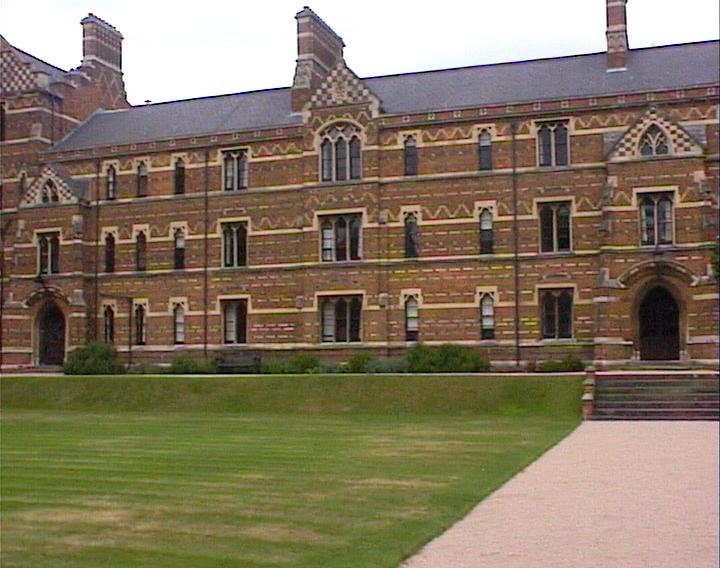
//> input picture interview_assignment/image0.jpg, 720 x 568 px
$ ./pose_estimation_2d2d interview_assignment/image0.jpg interview_assignment/image1.jpg   (built with g++ and OpenCV 4)
//> lines starting //> are read from the running program, lines starting //| are printed output that depends on the picture
#include <iostream>
#include <opencv2/core/core.hpp>
#include <opencv2/features2d/features2d.hpp>
#include <opencv2/highgui/highgui.hpp>
#include <opencv2/calib3d/calib3d.hpp>
// #include "extra.h" // use this if in OpenCV2
#include <ctime>

using namespace std;

#define random(x) rand()%(x)

using namespace std;
using namespace cv;

/****************************************************
 * 本程序演示了如何使用2D-2D的特征匹配估计相机运动
 * **************************************************/
void find_feature_matches (
    const Mat& img_1, const Mat& img_2,
    std::vector<KeyPoint>& keypoints_1,
    std::vector<KeyPoint>& keypoints_2,
    std::vector< DMatch >& matches );

void pose_estimation_2d2d (
    std::vector<KeyPoint> keypoints_1,
    std::vector<KeyPoint> keypoints_2,
    std::vector< DMatch > matches);

void myHomographyRANSAC(vector<Point2f> keypoints_1,
                 vector<Point2f> keypoints_2,
                 cv::Mat &homographyHandWrite);

void Normalize(vector<Point2f> &vKeys,
               vector<cv::Point2f> &vNormalizedPoints,
               cv::Mat &T);

Mat ComputeH21(const vector<cv::Point2f> &vP1,
               const vector<cv::Point2f> &vP2);

float CheckHomography(const cv::Mat &H21,
                      const cv::Mat &H12,
                      vector<bool> &vbMatchesInliers,
                      float sigma,
                      const vector<Point2f>& points1,
                      const vector<Point2f>& points2);

int main ( int argc, char** argv )
{
    if ( argc != 3 )
    {
        cout<<"usage: pose_estimation_2d2d img1 img2"<<endl;
        return 1;
    }
    //-- 读取图像
    Mat img_1 = imread ( argv[1], CV_LOAD_IMAGE_COLOR );
//> img_1 is the input picture: 568 rows x 720 cols, CV_8UC3; mean B, G, R 97.8, 119.2, 132.3
    Mat img_2 = imread ( argv[2], CV_LOAD_IMAGE_COLOR );
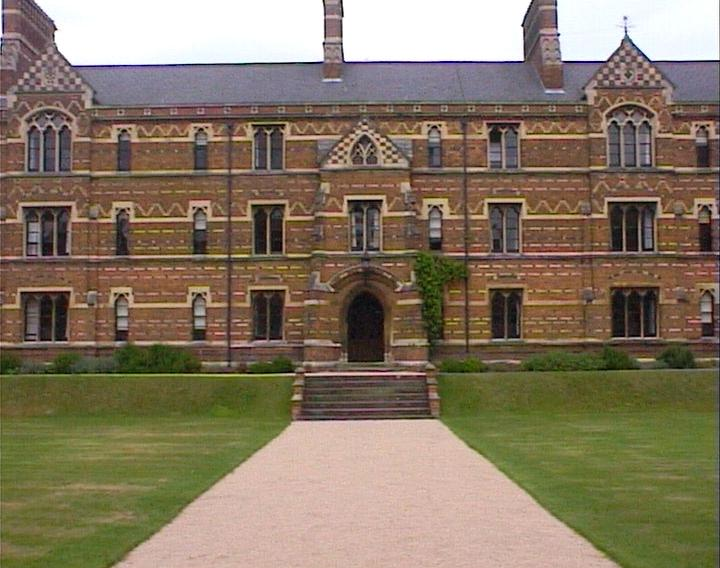
//> input picture interview_assignment/image1.jpg, 720 x 568 px
//> img_2 is the input picture: 568 rows x 720 cols, CV_8UC3; mean B, G, R 98.5, 118.8, 133.1

    vector<KeyPoint> keypoints_1, keypoints_2;
    vector<DMatch> matches;
    find_feature_matches ( img_1, img_2, keypoints_1, keypoints_2, matches );
    cout<<"一共找到了"<<matches.size() <<"组匹配点"<<endl;

    //-- 估计两张图像间运动
    pose_estimation_2d2d ( keypoints_1, keypoints_2, matches);
    waitKey(0);

    return 0;
}

void find_feature_matches ( const Mat& img_1, const Mat& img_2,
                            std::vector<KeyPoint>& keypoints_1,
                            std::vector<KeyPoint>& keypoints_2,
                            std::vector< DMatch >& matches )
{
    //-- 初始化
    Mat descriptors_1, descriptors_2;
    // used in OpenCV3
    Ptr<FeatureDetector> detector = ORB::create();
    Ptr<DescriptorExtractor> descriptor = ORB::create();
    // use this if you are in OpenCV2
    // Ptr<FeatureDetector> detector = FeatureDetector::create ( "ORB" );
    // Ptr<DescriptorExtractor> descriptor = DescriptorExtractor::create ( "ORB" );
    Ptr<DescriptorMatcher> matcher  = DescriptorMatcher::create ( "BruteForce-Hamming" );
    //-- 第一步:检测 Oriented FAST 角点位置
    detector->detect ( img_1,keypoints_1 );
//> keypoints_1 = 500 keypoints; strongest (x, y, size): (630, 47, 31), (74, 68, 31), (632, 46, 44.6), (146, 101, 31)
    detector->detect ( img_2,keypoints_2 );
//> keypoints_2 = 500 keypoints; strongest (x, y, size): (522, 59, 31), (345, 60, 31), (346, 60, 37.2), (559, 34, 31)

    //-- 第二步:根据角点位置计算 BRIEF 描述子
    descriptor->compute ( img_1, keypoints_1, descriptors_1 );
    descriptor->compute ( img_2, keypoints_2, descriptors_2 );

    //-- 第三步:对两幅图像中的BRIEF描述子进行匹配，使用 Hamming 距离
    vector<DMatch> match;
    //BFMatcher matcher ( NORM_HAMMING );
    matcher->match ( descriptors_1, descriptors_2, match );
//> match = 500 matches

    //-- 第四步:匹配点对筛选
    double min_dist=10000, max_dist=0;

    //找出所有匹配之间的最小距离和最大距离, 即是最相似的和最不相似的两组点之间的距离
    for ( int i = 0; i < descriptors_1.rows; i++ )
    {
        double dist = match[i].distance;
        if ( dist < min_dist ) min_dist = dist;
        if ( dist > max_dist ) max_dist = dist;
    }
//> this loop made 500 passes
//> (dist, min_dist, max_dist) on pass 1: (83, 83, 83)
//> (dist, min_dist) on passes 2, 9, 185: (27, 27), (14, 14), (10, 10)
//> after the loop, min_dist = 10; max_dist = 92

    printf ( "-- Max dist : %f \n", max_dist );
//| -- Max dist : 92.000000
    printf ( "-- Min dist : %f \n", min_dist );
//| -- Min dist : 10.000000

    //当描述子之间的距离大于两倍的最小距离时,即认为匹配有误.但有时候最小距离会非常小,设置一个经验值30作为下限.
    for ( int i = 0; i < descriptors_1.rows; i++ )
    {
        if ( match[i].distance <= max ( 2*min_dist, 30.0 ) )
        {
            matches.push_back ( match[i] );
        }
    }
//> after the loop, matches = 89 matches
    // [5 lines of commented-out code are left out]
    Mat img_match;
    Mat img_goodmatch;
    drawMatches ( img_1, keypoints_1, img_2, keypoints_2, match, img_match );
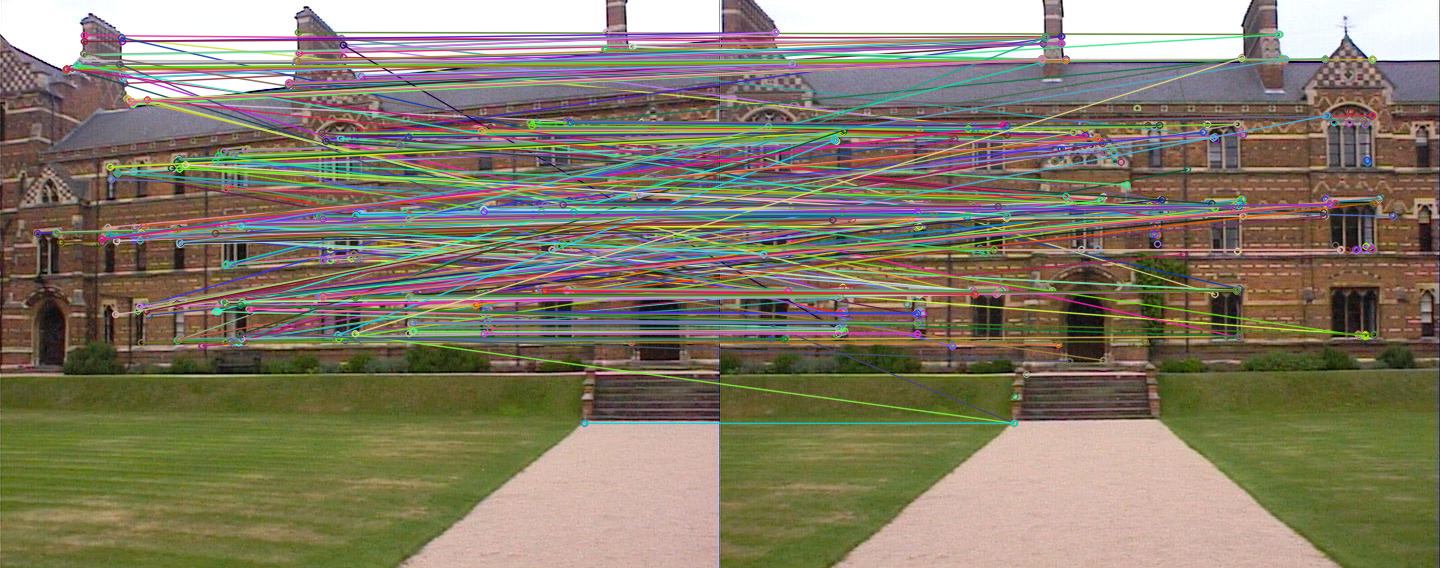
//> img_match: 568 rows x 1440 cols, CV_8UC3; mean B, G, R 104.5, 123.8, 132.4
    drawMatches ( img_1, keypoints_1, img_2, keypoints_2, matches, img_goodmatch );
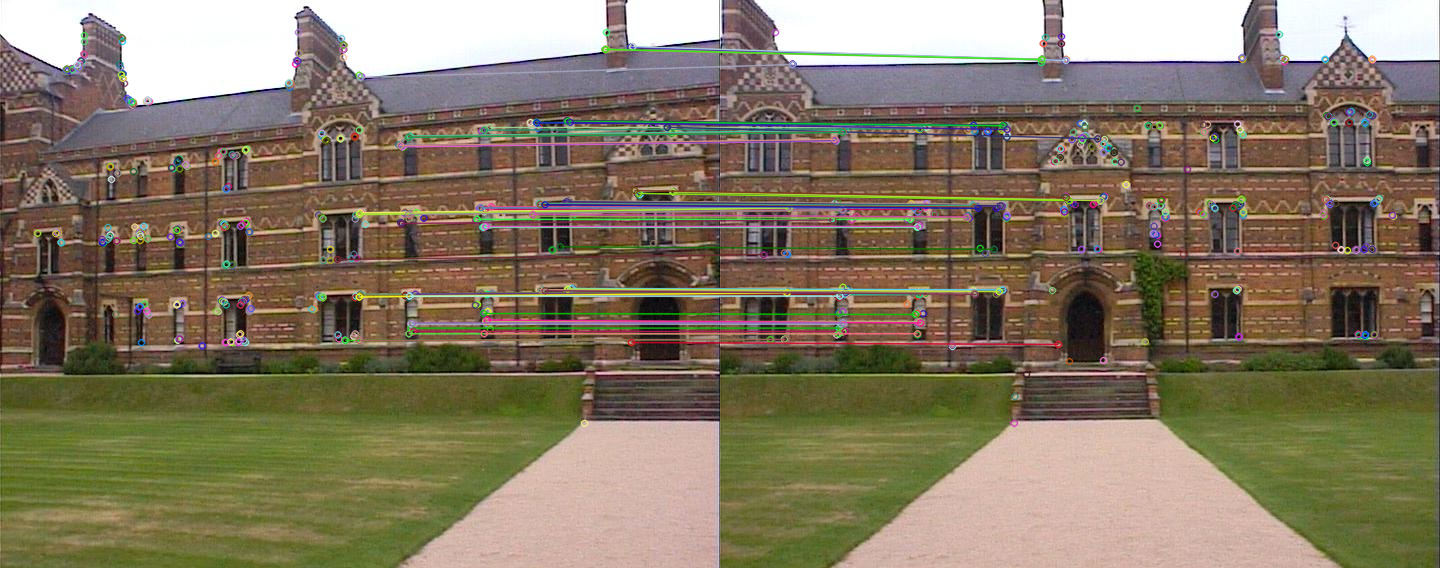
//> img_goodmatch: 568 rows x 1440 cols, CV_8UC3; mean B, G, R 99.6, 120.7, 133
//| 一共找到了89组匹配点
    imshow ( "所有匹配点对", img_match );
    imshow ( "优化后匹配点对", img_goodmatch );
}

void pose_estimation_2d2d ( std::vector<KeyPoint> keypoints_1,
                            std::vector<KeyPoint> keypoints_2,
                            std::vector< DMatch > matches)
{

    //-- 把匹配点转换为vector<Point2f>的形式
    vector<Point2f> points1;
    vector<Point2f> points2;

    for ( int i = 0; i < ( int ) matches.size(); i++ )
    {
        points1.push_back ( keypoints_1[matches[i].queryIdx].pt );
        points2.push_back ( keypoints_2[matches[i].trainIdx].pt );
    }
//> this loop made 89 passes
//> after the loop, points1 = 89 Points (x, y), first 12: [567, 120], [536, 122], [360, 77], [538, 203], [480, 293], [673, 191], [489, 127], [637, 193], [606, 49], [630, 47], [361, 213], [411, 296]; points2 = 89 Points (x, y), first 12: [284, 125], [253, 125], [72, 64], [252, 205], [192, 293], [381, 200], [206, 127], [348, 200], [322, 59], [345, 60], [69.6, 206.4], [199, 294]
    cout<<"the point can be used is "<<points1.size()<<endl;
//| the point can be used is 89

    Mat homographyHandWrite;
    myHomographyRANSAC(points1, points2, homographyHandWrite);

    //check 计算单应矩阵
    Mat homography_matrix;
    homography_matrix = findHomography ( points1, points2, RANSAC, 3 );
    cout<<"opencv homography_matrix is "<<endl<<homography_matrix<<endl;

}

void myHomographyRANSAC(vector<Point2f> points1,
                        vector<Point2f> points2,
                        cv::Mat &homographyHandWrite)
{
    // 匹配上的特征点的个数
    const int N = points1.size();
//> N = 89

    // Indices for minimum set selection
    // 新建一个容器vAllIndices，生成0到N-1的数作为特征点的索引
    vector<size_t> vAllIndices;
    vAllIndices.reserve(N);
    vector<size_t> vAvailableIndices;

    for(int i=0; i<N; i++)
    {
        vAllIndices.push_back(i);
    }
//> after the loop, vAllIndices = 89 values from 0 to 88
     // Generate sets of 8 points for each RANSAC iteration
    // 步骤2：在所有匹配特征点对中随机选择8对匹配特征点为一组，共选择mMaxIterations组
    // 用于FindHomography
    // mMaxIterations:200
    int mMaxIterations = 200;
    vector< vector<size_t> > mvSets = vector< vector<size_t> >(mMaxIterations,vector<size_t>(8,0));
    srand((int)time(0));

    for(int it=0; it<mMaxIterations; it++)
    {
        vAvailableIndices = vAllIndices;

        // Select a minimum set
        for(size_t j=0; j<8; j++)
        {
            // 产生0到N-1的随机数
            int randi = random(vAvailableIndices.size());
            // idx表示哪一个索引对应的特征点被选中
            int idx = vAvailableIndices[randi];

            mvSets[it][j] = idx;

            // randi对应的索引已经被选过了，从容器中删除
            // randi对应的索引用最后一个元素替换，并删掉最后一个元素
            vAvailableIndices[randi] = vAvailableIndices.back();
            vAvailableIndices.pop_back();
        }
    }
//> after the loop, vAvailableIndices = 81 values, max 88 at index 13, min 0 at index 0, mean 44.99
    // [11 lines of commented-out code are left out]
    vector<Point2f> vPn1, vPn2;
    cv::Mat T1, T2;
    Normalize(points1,vPn1, T1);
    Normalize(points2,vPn2, T2);
    // // |sX  0  -meanx*sX|   |x|
    // // |0   sY -meany*sY| * |y|
    // // |0   0      1    |   |1|
    // cout<<"T1 is "<<endl<< T1<<endl;
    // cout<<"T1 is "<<endl<< T2<<endl;
    cv::Mat T2inv = T2.inv();

    // Iteration variables
    vector<cv::Point2f> vPn1i(8);
    vector<cv::Point2f> vPn2i(8);
    cv::Mat H21i, H12i;

    float score = 0.0;
    vector<bool> vbMatchesInliers = vector<bool>(N,false);

    vector<bool> vbCurrentInliers(N,false);
    float currentScore;
for(int it=0; it<mMaxIterations; it++)
    {
        // Select a minimum set
        for(size_t j=0; j<8; j++)
        {
            int idx = mvSets[it][j];
            // vPn1i和vPn2i为匹配的特征点对的坐标
            vPn1i[j] = vPn1[idx];
            vPn2i[j] = vPn2[idx];
        }
        cv::Mat Hn = ComputeH21(vPn1i,vPn2i);
        H21i = T2inv*Hn*T1;
        H12i = H21i.inv();
        //cout<<"tmp homo is "<<endl<<H21i<<endl;

        // 利用重投影误差为当次RANSAC的结果评分
        float mSigma = 1.0;
        currentScore = CheckHomography(H21i, H12i, vbCurrentInliers, mSigma, points1, points2);
        cout<<"current score is "<<currentScore <<endl;
        // 得到最优的vbMatchesInliers与score
        if(currentScore>score)
        {
            homographyHandWrite = H21i.clone();
            vbMatchesInliers = vbCurrentInliers;
            score = currentScore;
        }
    }
    float scale = 1/homographyHandWrite.at<float>(2,2);
    cout<<"the best homo is "<<endl<<homographyHandWrite * scale<<endl;
}

void Normalize(vector<Point2f> &vKeys, vector<cv::Point2f> &vNormalizedPoints, cv::Mat &T)
{
    float meanX = 0;
    float meanY = 0;
    const int N = vKeys.size();
//> N = 89

    vNormalizedPoints.resize(N);
//> vNormalizedPoints = 89 Points (x, y), first 12: [0, 0], [0, 0], [0, 0], [0, 0], [0, 0], [0, 0], [0, 0], [0, 0], [0, 0], [0, 0], [0, 0], [0, 0]

    for(int i=0; i<N; i++)
    {
        meanX += vKeys[i].x;
        meanY += vKeys[i].y;
    }
//> this loop made 89 passes
//> (meanX, meanY) on passes 1 to 12: (567, 120), (1103, 242), (1463, 319), (2001, 522), (2481, 815), (3154, 1006), (3643, 1133), (4280, 1326), (4886, 1375), (5516, 1422), (5877, 1635), (6288, 1931)
//> after the loop, meanX = 43823; meanY = 19511.5

    meanX = meanX/N;
//> meanX = 492.4
    meanY = meanY/N;
//> meanY = 219.2

    float meanDevX = 0;
    float meanDevY = 0;
    // 将所有vKeys点减去中心坐标，使x坐标和y坐标均值分别为0
    for(int i=0; i<N; i++)
    {
        vNormalizedPoints[i].x = vKeys[i].x - meanX;
        vNormalizedPoints[i].y = vKeys[i].y - meanY;

        meanDevX += fabs(vNormalizedPoints[i].x);
        meanDevY += fabs(vNormalizedPoints[i].y);
    }
//> this loop made 89 passes
//> (meanDevX, meanDevY) on passes 1 to 12: (74.61, 99.23), (118.2, 196.5), (250.6, 338.7), (296.2, 354.9), (308.6, 428.7), (489.2, 456.9), (492.6, 549.2), (637.2, 575.4), (750.8, 745.6), (888.4, 917.8), (1019.8, 924.1), (1101.2, 1000.8)
//> after the loop, vNormalizedPoints = 89 Points (x, y), first 12: [74.61, -99.23], [43.61, -97.23], [-132.4, -142.2], [45.61, -16.23], [-12.39, 73.77], [180.6, -28.23], [-3.39, -92.23], [144.6, -26.23], [113.6, -170.2], [137.6, -172.2], [-131.4, -6.23], [-81.39, 76.77]; meanDevX = 6931.6; meanDevY = 5947.1

    meanDevX = meanDevX/N;
//> meanDevX = 77.88
    meanDevY = meanDevY/N;
//> meanDevY = 66.82

    float sX = 1.0/meanDevX;
//> sX = 0.0128
    float sY = 1.0/meanDevY;
//> sY = 0.015

    // 将x坐标和y坐标分别进行尺度缩放，使得x坐标和y坐标的一阶绝对矩分别为1
    for(int i=0; i<N; i++)
    {
        vNormalizedPoints[i].x = vNormalizedPoints[i].x * sX;
        vNormalizedPoints[i].y = vNormalizedPoints[i].y * sY;
    }
//> after the loop, vNormalizedPoints = 89 Points (x, y), first 12: [0.958, -1.48], [0.56, -1.46], [-1.7, -2.13], [0.586, -0.243], [-0.159, 1.1], [2.32, -0.422], [-0.0436, -1.38], [1.86, -0.393], [1.46, -2.55], [1.77, -2.58], [-1.69, -0.0932], [-1.05, 1.15]

    // |sX  0  -meanx*sX|   |x|
    // |0   sY -meany*sY| * |y|
    // |0   0      1    |   |1|
    T = cv::Mat::eye(3,3,CV_32F);
    T.at<float>(0,0) = sX;
//> T = [[0.0128, 0, 0], [0, 1, 0], [0, 0, 1]]
    T.at<float>(1,1) = sY;
//> T = [[0.0128, 0, 0], [0, 0.015, 0], [0, 0, 1]]
    T.at<float>(0,2) = -meanX*sX;
//> T = [[0.0128, 0, -6.32], [0, 0.015, 0], [0, 0, 1]]
    T.at<float>(1,2) = -meanY*sY;
//> T = [[0.0128, 0, -6.32], [0, 0.015, -3.28], [0, 0, 1]]
//> in myHomographyRANSAC, `Normalize(points1,vPn1, T1);`: vPn1 has the same summary as vNormalizedPoints in Normalize
//> the loop in Normalize (call 2), `for(int i=0; i<N; i++)` made 89 passes
//> (meanX, meanY) on passes 1 to 12: (284, 125), (537, 250), (609, 314), (861, 519), (1053, 812), (1434, 1012), (1640, 1139), (1988, 1339), (2310, 1398), (2655, 1458), (2724.6, 1664.4), (2923.6, 1958.4)
//> the loop in Normalize (call 2), `for(int i=0; i<N; i++)` made 89 passes
//> (meanDevX, meanDevY) on passes 1 to 12: (78.46, 95.23), (125.9, 190.5), (259.5, 346.7), (305.9, 361.9), (319.5, 434.7), (494.9, 454.9), (495.4, 548.2), (637.8, 568.4), (754.3, 729.6), (893.8, 889.9), (1029.7, 903.7), (1036.2, 977.5)
//> the loop in Normalize (call 2), `for(int i=0; i<N; i++)` made 89 passes
//> in myHomographyRANSAC, `Normalize(points2,vPn2, T2);`: vPn2 = 89 Points (x, y), first 12: [1.01, -1.45], [0.61, -1.45], [-1.71, -2.37], [0.597, -0.231], [-0.174, 1.11], [2.25, -0.307], [0.00594, -1.42], [1.83, -0.307], [1.5, -2.45], [1.79, -2.43], [-1.75, -0.21], [-0.084, 1.12]; T2 = [[0.0128, 0, -2.64], [0, 0.0152, -3.34], [0, 0, 1]]
//> in myHomographyRANSAC, `cv::Mat T2inv = T2.inv();`: T2inv = [[77.87, 0, 205.5], [0, 65.85, 220.2], [0, 0, 1]]
//> the loop in myHomographyRANSAC, `for(int it=0; it<mMaxIterations; it++)` made 200 passes
//> (h11 in CheckHomography, h12 in CheckHomography, h13 in CheckHomography, h21 in CheckHomography, h22 in CheckHomography, h23 in CheckHomography, h31 in CheckHomography, h32 in CheckHomography) on passes 1, 3: (-0.61, 0.0107, 179.5, -0.0603, -0.578, 30.29, -0.000163, -1.95e-05), (0.607, -0.0125, -177.5, 0.0587, 0.574, -29, 0.000153, 4.99e-06)
//> (h11 in CheckHomography, h12 in CheckHomography, h13 in CheckHomography, h21 in CheckHomography, h22 in CheckHomography, h23 in CheckHomography, h31 in CheckHomography, h32 in CheckHomography) on passes 2, 4: (-0.616, 0.0157, 180.1, -0.0795, -0.591, 42.04, -0.000248, -5.53e-05), (0.604, -0.0233, -173.6, 0.0529, 0.566, -23.94, 0.000131, -1.37e-05)
//| current score is 837.01
//| current score is 487.276
//| current score is 842.645
//| current score is 638.407
//| current score is 820.656
//| current score is 579.511
//| current score is 804.059
//| current score is 770.134
//> (output is shown up to pass 8 of 200)
//| the best homo is
//| [1.2163031, -0.03315727, -353.97369;
//|  0.11842242, 1.1496773, -58.642769;
//|  0.00030704334, -1.6654107e-05, 1]
//| opencv homography_matrix is
//| [1.228779827420196, -0.02655294230771485, -359.4603911517565;
//|  0.121524149420975, 1.162818324157992, -60.4549001310567;
//|  0.0003173169912432629, 9.172886485039124e-06, 1]
}

cv::Mat ComputeH21(const vector<cv::Point2f> &vP1, const vector<cv::Point2f> &vP2)
{
    const int N = vP1.size();

    cv::Mat A(2*N,9,CV_32F); // 2N*9

    for(int i=0; i<N; i++)
    {
        const float u1 = vP1[i].x;
        const float v1 = vP1[i].y;
        const float u2 = vP2[i].x;
        const float v2 = vP2[i].y;

        A.at<float>(2*i,0) = 0.0;
        A.at<float>(2*i,1) = 0.0;
        A.at<float>(2*i,2) = 0.0;
        A.at<float>(2*i,3) = -u1;
        A.at<float>(2*i,4) = -v1;
        A.at<float>(2*i,5) = -1;
        A.at<float>(2*i,6) = v2*u1;
        A.at<float>(2*i,7) = v2*v1;
        A.at<float>(2*i,8) = v2;

        A.at<float>(2*i+1,0) = u1;
        A.at<float>(2*i+1,1) = v1;
        A.at<float>(2*i+1,2) = 1;
        A.at<float>(2*i+1,3) = 0.0;
        A.at<float>(2*i+1,4) = 0.0;
        A.at<float>(2*i+1,5) = 0.0;
        A.at<float>(2*i+1,6) = -u2*u1;
        A.at<float>(2*i+1,7) = -u2*v1;
        A.at<float>(2*i+1,8) = -u2;

    }

    cv::Mat u,w,vt;

    cv::SVDecomp(A,w,u,vt,cv::SVD::MODIFY_A | cv::SVD::FULL_UV);

    return vt.row(8).reshape(0, 3); // v的最后一列
}

float CheckHomography(const cv::Mat &H21, const cv::Mat &H12, vector<bool> &vbMatchesInliers, float sigma, const vector<Point2f>& points1,
                      const vector<Point2f>& points2)
{
    const int N = points1.size();

    // |h11 h12 h13|
    // |h21 h22 h23|
    // |h31 h32 h33|
    const float h11 = H21.at<float>(0,0);
    const float h12 = H21.at<float>(0,1);
    const float h13 = H21.at<float>(0,2);
    const float h21 = H21.at<float>(1,0);
    const float h22 = H21.at<float>(1,1);
    const float h23 = H21.at<float>(1,2);
    const float h31 = H21.at<float>(2,0);
    const float h32 = H21.at<float>(2,1);
    const float h33 = H21.at<float>(2,2);

    // |h11inv h12inv h13inv|
    // |h21inv h22inv h23inv|
    // |h31inv h32inv h33inv|
    const float h11inv = H12.at<float>(0,0);
    const float h12inv = H12.at<float>(0,1);
    const float h13inv = H12.at<float>(0,2);
    const float h21inv = H12.at<float>(1,0);
    const float h22inv = H12.at<float>(1,1);
    const float h23inv = H12.at<float>(1,2);
    const float h31inv = H12.at<float>(2,0);
    const float h32inv = H12.at<float>(2,1);
    const float h33inv = H12.at<float>(2,2);

    vbMatchesInliers.resize(N);

    float score = 0;

    // 基于卡方检验计算出的阈值（假设测量有一个像素的偏差）
    const float th = 5.991;

    //信息矩阵，方差平方的倒数
    const float invSigmaSquare = 1.0/(sigma*sigma);

    // N对特征匹配点
    for(int i=0; i<N; i++)
    {
        bool bIn = true;

        const cv::Point2f &kp1 = points1[i];
        const cv::Point2f &kp2 = points2[i];

        const float u1 = kp1.x;
        const float v1 = kp1.y;
        const float u2 = kp2.x;
        const float v2 = kp2.y;

        // Reprojection error in first image
        // x2in1 = H12*x2
        // 将图像2中的特征点单应到图像1中
        // |u1|   |h11inv h12inv h13inv||u2|
        // |v1| = |h21inv h22inv h23inv||v2|
        // |1 |   |h31inv h32inv h33inv||1 |
        const float w2in1inv = 1.0/(h31inv*u2+h32inv*v2+h33inv);
        const float u2in1 = (h11inv*u2+h12inv*v2+h13inv)*w2in1inv;
        const float v2in1 = (h21inv*u2+h22inv*v2+h23inv)*w2in1inv;

        // 计算重投影误差
        const float squareDist1 = (u1-u2in1)*(u1-u2in1)+(v1-v2in1)*(v1-v2in1);

        // 根据方差归一化误差
        const float chiSquare1 = squareDist1*invSigmaSquare;

        if(chiSquare1>th)
            bIn = false;
        else
            score += th - chiSquare1;

        // Reprojection error in second image
        // x1in2 = H21*x1
        // 将图像1中的特征点单应到图像2中
        const float w1in2inv = 1.0/(h31*u1+h32*v1+h33);
        const float u1in2 = (h11*u1+h12*v1+h13)*w1in2inv;
        const float v1in2 = (h21*u1+h22*v1+h23)*w1in2inv;

        const float squareDist2 = (u2-u1in2)*(u2-u1in2)+(v2-v1in2)*(v2-v1in2);

        const float chiSquare2 = squareDist2*invSigmaSquare;

        if(chiSquare2>th)
            bIn = false;
        else
            score += th - chiSquare2;

        if(bIn)
            vbMatchesInliers[i]=true;
        else
            vbMatchesInliers[i]=false;
    }

    return score;
}
